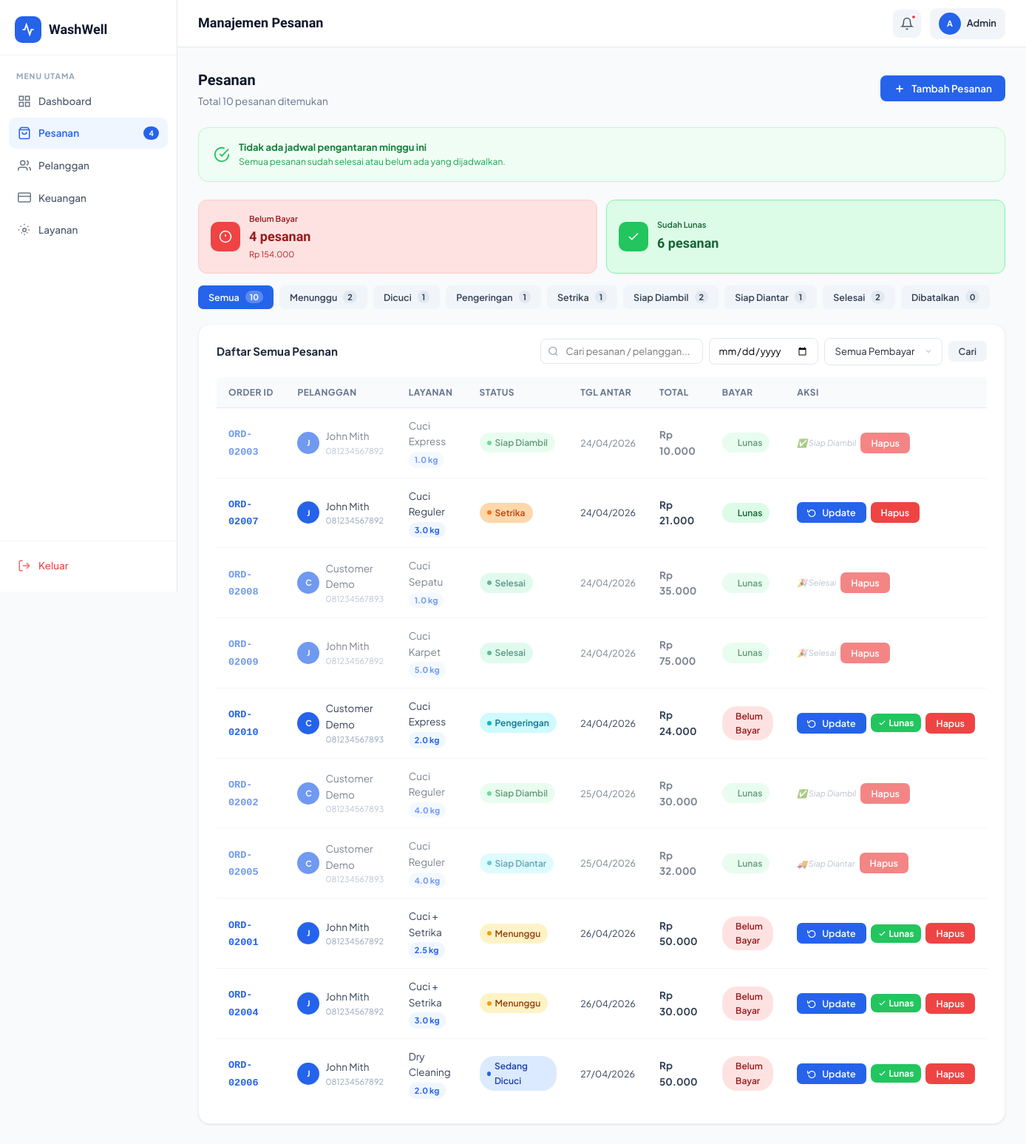
The app's page /admin/orders.php (signed in) with its own data.
### tables this page shows
CREATE TABLE IF NOT EXISTS users (
    id         INT AUTO_INCREMENT PRIMARY KEY,
    name       VARCHAR(100) NOT NULL,
    email      VARCHAR(150) UNIQUE NOT NULL,
    password   VARCHAR(255) NOT NULL,
    phone      VARCHAR(20),
    address    TEXT,
    role       ENUM('customer','admin') DEFAULT 'customer',
    created_at TIMESTAMP DEFAULT CURRENT_TIMESTAMP,
    updated_at TIMESTAMP DEFAULT CURRENT_TIMESTAMP ON UPDATE CURRENT_TIMESTAMP
);

CREATE TABLE IF NOT EXISTS orders (
    id              INT AUTO_INCREMENT PRIMARY KEY,
    order_code      VARCHAR(20) UNIQUE NOT NULL,
    user_id         INT NOT NULL,
    service_id      INT NOT NULL,
    weight          DECIMAL(5,2) DEFAULT 1.00,
    amount          DECIMAL(10,2) NOT NULL,
    status          ENUM('pending','washing','drying','ironing','ready_pickup','ready_deliver','done','cancelled') DEFAULT 'pending',
    pickup_date     DATE,
    delivery_date   DATE,
    notes           TEXT,
    delivery_type   ENUM('pickup','delivery') DEFAULT 'pickup',
    delivery_address TEXT,
    driver_name     VARCHAR(100),
    driver_phone    VARCHAR(20),
    delivery_status ENUM('pending','on_way','arrived') DEFAULT 'pending',
    payment_status  ENUM('unpaid','paid') DEFAULT 'unpaid',
    payment_method  ENUM('cash','transfer','e-wallet') DEFAULT 'cash',
    created_at      TIMESTAMP DEFAULT CURRENT_TIMESTAMP,
    updated_at      TIMESTAMP DEFAULT CURRENT_TIMESTAMP ON UPDATE CURRENT_TIMESTAMP,
    FOREIGN KEY (user_id)    REFERENCES users(id) ON DELETE CASCADE,
    FOREIGN KEY (service_id) REFERENCES services(id)
);

CREATE TABLE IF NOT EXISTS services (
    id                  INT AUTO_INCREMENT PRIMARY KEY,
    name                VARCHAR(100) NOT NULL,
    description         TEXT,
    price_per_kg        DECIMAL(10,2) NOT NULL,
    unit_type           ENUM('kg','item') NOT NULL DEFAULT 'kg',
    requires_cloth_type TINYINT(1) DEFAULT 0,
    duration_hours      INT DEFAULT 24,
    is_active           TINYINT(1) DEFAULT 1,
    created_at          TIMESTAMP DEFAULT CURRENT_TIMESTAMP
);

### admin/orders.php (the view, shortened to what the rows shown need)
<?php
require_once '../includes/auth.php';
$db = getDB();
$user = getCurrentUser();
$where = ['1=1'];
$whereStr = implode(' AND ', $where);
$perPage = 10;
$page = max(1, (int)($_GET['page'] ?? 1));
$offset = ($page-1) * $perPage;
$orders = $db->query("SELECT o.*,u.name as customer_name,u.phone as customer_phone,s.name as service_name FROM orders o JOIN users u ON o.user_id=u.id JOIN services s ON o.service_id=s.id WHERE $whereStr ORDER BY o.delivery_date ASC, o.created_at DESC LIMIT $perPage OFFSET $offset");
$statusLabels = [
    'pending'       => 'Menunggu',
    'washing'       => 'Sedang Dicuci',
    'drying'        => 'Pengeringan',
    'ironing'       => 'Setrika',
    'ready_pickup'  => 'Siap Diambil',
    'ready_deliver' => 'Siap Diantar',
    'done'          => 'Selesai',
    'cancelled'     => 'Dibatalkan',
    'in_progress'   => 'Dalam Proses',
    'ready'         => 'Siap',
    'delivered'     => 'Terkirim',
];
$finalStatuses = ['ready_pickup','ready_deliver','done','cancelled'];
?>
<!DOCTYPE html>
<html lang="id">
<head>
<link rel="stylesheet" href="../assets/css/style.css">
</head>
<body>
<div class="app-layout">
    <?php require_once 'partials/sidebar.php'; ?>
    <div class="main-content">
        <header class="topbar">
            <div class="topbar-right">
                <div style="display:flex;align-items:center;gap:8px;padding:6px 12px;border-radius:10px;background:var(--gray-100)">
                    <div class="avatar avatar-sm"><?= strtoupper(substr($user['name'],0,1)) ?></div>
                    <span style="font-size:13px;font-weight:600"><?= htmlspecialchars(explode(' ',$user['name'])[0]) ?></span>
                </div>
            </div>
        </header>
        <main class="page-content">
            <div class="page-header">
                <div>
                    <h1>Pesanan</h1>
                </div>
            </div>
            <div class="card">
                <div class="card-body" style="padding-top:16px;">
                    <div class="table-wrapper">
                        <table>
                            <thead>
                                <tr>
                                    <th>Order ID</th>
                                    <th>Pelanggan</th>
                                    <th>Layanan</th>
                                    <th>Status</th>
                                    <th>Tgl Antar</th>
                                    <th>Total</th>
                                    <th>Bayar</th>
                                    <th>Aksi</th>
                                </tr>
                            </thead>
                            <tbody>
                            <?php if ($orders && $orders->num_rows > 0): ?>
                                <?php while ($o = $orders->fetch_assoc()):
                                    $isFinal = in_array($o['status'], $finalStatuses);
                                ?>
                                <tr style="<?= $isFinal ? 'opacity:0.65;' : '' ?>">
                                    <td>
                                        <span style="font-weight:700;font-family:monospace;color:var(--primary)"><?= $o['order_code'] ?></span>
                                    </td>
                                    <td>
                                        <div style="display:flex;align-items:center;gap:8px;">
                                            <div class="avatar avatar-sm"><?= strtoupper(substr($o['customer_name'],0,1)) ?></div>
                                            <div>
                                                <div><?= htmlspecialchars($o['customer_name']) ?></div>
                                                <?php if ($o['customer_phone']): ?>
                                                <div style="font-size:11px;color:var(--gray-400);"><?= htmlspecialchars($o['customer_phone']) ?></div>
                                                <?php endif; ?>
                                            </div>
                                        </div>
                                    </td>
                                    <td>
                                        <?= htmlspecialchars($o['service_name']) ?>
                                        <div style="display:inline-flex;align-items:center;gap:4px;background:var(--primary-bg);padding:2px 8px;border-radius:20px;font-size:11px;font-weight:700;color:var(--primary);margin-top:3px;">
                                            <?= number_format((float)$o['weight'], 1) ?> kg
                                        </div>
                                    </td>
                                    <td><span class="badge badge-<?= $o['status'] ?>"><?= $statusLabels[$o['status']] ?? $o['status'] ?></span></td>
                                    <td style="font-size:12.5px;">
                                        <?= $o['delivery_date'] ? date('d/m/Y', strtotime($o['delivery_date'])) : '-' ?>
                                    </td>
                                    <td><strong><?= formatRupiah($o['amount']) ?></strong></td>
                                    <td><span class="badge badge-<?= $o['payment_status'] ?>"><?= $o['payment_status']==='paid'?'Lunas':'Belum Bayar' ?></span></td>
                                    <td>
                                        <div style="display:flex;gap:6px;align-items:center;">
                                            <?php if (!$isFinal): ?>
                                            <button onclick="openUpdate(<?= $o['id'] ?>,'<?= $o['status'] ?>','<?= htmlspecialchars($o['customer_name']) ?>','<?= htmlspecialchars($o['order_code']) ?>','<?= $o['delivery_type'] ?? 'pickup' ?>')" class="btn btn-primary btn-sm">
                                                <svg width="12" height="12" viewBox="0 0 24 24" fill="none" stroke="currentColor" stroke-width="2.5"><polyline points="1 4 1 10 7 10"/><path d="M3.51 15a9 9 0 1 0 .49-4"/></svg>
                                                Update
                                            </button>
                                            <?php else: ?>
                                            <span style="font-size:11px;color:var(--gray-400);font-style:italic;white-space:nowrap;">
                                                <?php
                                                $finalLabels = [
                                                    'ready_pickup'  => '✅ Siap Diambil',
                                                    'ready_deliver' => '🚚 Siap Diantar',
                                                    'done'          => '🎉 Selesai',
                                                    'cancelled'     => '❌ Dibatalkan',
                                                ];
                                                echo $finalLabels[$o['status']] ?? 'Final';
                                                ?>
                                            </span>
                                            <?php endif; ?>
                                            <?php if ($o['payment_status'] === 'unpaid' && $o['status'] !== 'cancelled'): ?>
                                            <form method="POST" onsubmit="return confirm('Konfirmasi pembayaran pesanan <?= $o['order_code'] ?>?')" style="display:inline">
                                                <button type="submit" class="btn btn-sm" style="background:var(--green);color:white;border:none;border-radius:8px;padding:5px 10px;font-size:12px;font-weight:700;cursor:pointer;display:inline-flex;align-items:center;gap:4px;">
                                                    <svg width="11" height="11" viewBox="0 0 24 24" fill="none" stroke="currentColor" stroke-width="2.5"><polyline points="20 6 9 17 4 12"/></svg>
                                                    Lunas
                                                </button>
                                            </form>
                                            <?php endif; ?>
                                            <form method="POST" onsubmit="return confirm('Hapus pesanan <?= $o['order_code'] ?>?')" style="display:inline">
                                                <button type="submit" class="btn btn-danger btn-sm">Hapus</button>
                                            </form>
                                        </div>
                                    </td>
                                </tr>
                                <?php endwhile; ?>
                            <?php else: ?>
                                <tr><td colspan="8" style="text-align:center;padding:40px;color:var(--gray-400)">Tidak ada pesanan ditemukan</td></tr>
                            <?php endif; ?>
                            </tbody>
                        </table>
                    </div>
                </div>
            </div>
        </main>
    </div>
</div>
</body>
</html>

### records on screen
users: name "A", name "Admin"
orders: order_code "ORD-02003", user.name "J", user.name "John Mith", user.phone "081234567892", service.name "Cuci Express", weight "1.0", status "Siap Diambil", delivery_date "24/04/2026", amount "Rp 10.000", payment_status "Lunas", status "✅ Siap Diambil"
orders: order_code "ORD-02007", user.name "J", user.name "John Mith", user.phone "081234567892", service.name "Cuci Reguler", weight "3.0", status "Setrika", delivery_date "24/04/2026", amount "Rp 21.000", payment_status "Lunas"
orders: order_code "ORD-02008", user.name "C", user.name "Customer Demo", user.phone "081234567893", service.name "Cuci Sepatu", weight "1.0", status "Selesai", delivery_date "24/04/2026", amount "Rp 35.000", payment_status "Lunas", status "🎉 Selesai"
orders: order_code "ORD-02009", user.name "J", user.name "John Mith", user.phone "081234567892", service.name "Cuci Karpet", weight "5.0", status "Selesai", delivery_date "24/04/2026", amount "Rp 75.000", payment_status "Lunas", status "🎉 Selesai"
orders: order_code "ORD-02010", user.name "C", user.name "Customer Demo", user.phone "081234567893", service.name "Cuci Express", weight "2.0", status "Pengeringan", delivery_date "24/04/2026", amount "Rp 24.000", payment_status "Belum Bayar"
orders: order_code "ORD-02002", user.name "C", user.name "Customer Demo", user.phone "081234567893", service.name "Cuci Reguler", weight "4.0", status "Siap Diambil", delivery_date "25/04/2026", amount "Rp 30.000", payment_status "Lunas", status "✅ Siap Diambil"
orders: order_code "ORD-02005", user.name "C", user.name "Customer Demo", user.phone "081234567893", service.name "Cuci Reguler", weight "4.0", status "Siap Diantar", delivery_date "25/04/2026", amount "Rp 32.000", payment_status "Lunas", status "🚚 Siap Diantar"
orders: order_code "ORD-02001", user.name "J", user.name "John Mith", user.phone "081234567892", service.name "Cuci + Setrika", weight "2.5", status "Menunggu", delivery_date "26/04/2026", amount "Rp 50.000", payment_status "Belum Bayar"
orders: order_code "ORD-02004", user.name "J", user.name "John Mith", user.phone "081234567892", service.name "Cuci + Setrika", weight "3.0", status "Menunggu", delivery_date "26/04/2026", amount "Rp 30.000", payment_status "Belum Bayar"
orders: order_code "ORD-02006", user.name "J", user.name "John Mith", user.phone "081234567892", service.name "Dry Cleaning", weight "2.0", status "Sedang Dicuci", delivery_date "27/04/2026", amount "Rp 50.000", payment_status "Belum Bayar"

### other values on screen
$item['label'] "Dashboard"
$item['label'] "Pesanan"
$notifCount "4"
$item['label'] "Pelanggan"
$item['label'] "Keuangan"
$item['label'] "Layanan"
$total "10"
$totalUnpaid "4"
formatRupiah($nominalUnpaid) "Rp 154.000"
$totalPaid "6"
$l "Semua"
$c "10"
$l "Menunggu"
$c "2"
$l "Dicuci"
